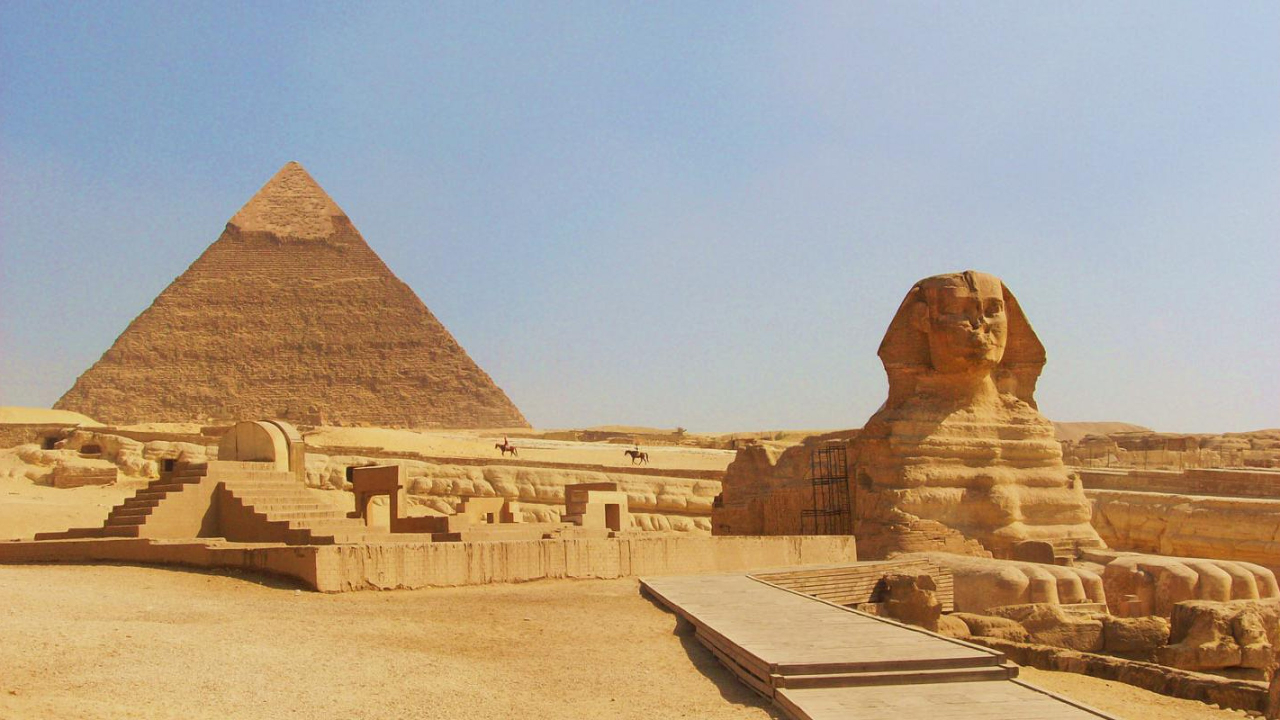
#> input picture aula-2-transformacao/desafio-2/imagens/gize.png, 1280 x 720 px
$ jupyter execute desafio-2-solucao-colab.ipynb   (shell and % lines are left out)
#> lines starting #> are read from the running program, lines starting #| are printed output that depends on the picture; after the words box and inside, x2 and y2 are one past the last pixel; in counts of white or black regions, pixels touching at a corner belong together
## Desafio 2

> Atenção: este notebook foi desenhado para funcionar no **Google Collab**. Se pretende executar localmente prefira a versão local deste notebook, sem o sufixo ```-collab```.

Dado a imagem abaixo (no repositório “imagens/gize.png”), realize a extração da pirâmide, por meio de uma máscara poligonal, para uma outra imagem com fundo na cor verde.

## 1. Requerimentos

Todas as bibliotecas já estão instaladas no Google Colab.

* OpenCV >= 3.4.3
* Matplotlib >= 3.1.3
* Seaborn >= 0.0.10
* Numpy >= 1.18.1

### 1.2 Arquivos

Baixe o repositório do GitHub utilizando o comando abaixo. Em caso de atualização, utilize o comando para apagar o diretório antes.

Vamos agora posicionar o diretório do repositório para a aula respectiva. Nesse caso envie o comando de mudança de diretório.

[cell 1]
%cd fiap-ml-visao-computacional/aula-2-transformacao/desafio-2/

Importação das bibliotecas.

[cell 2]
import numpy as np
import matplotlib.pyplot as plt
import seaborn as sns
import cv2

#Exibição na mesma tela do Jupyter

plt.style.use('seaborn')
sns.set_style("whitegrid", {'axes.grid' : False})

## 2. Solução

Carregando a imagem original.

[cell 3]
imagem = cv2.imread("imagens/gize.png")
#> imagem is the input picture: shape (720, 1280, 3); mean B, G, R 140.3, 159, 174.3
imagem = cv2.cvtColor(imagem, cv2.COLOR_BGR2RGB)

plt.figure(figsize=(20,10))
plt.imshow(imagem)
plt.title("Pirâmide")

Aplicando a máscara para realizar a subtração.

[cell 4]
imagem_colorida = imagem.copy()

height = imagem.shape[0]
#> height = 720
width = imagem.shape[1]
#> width = 1280

mascara = np.zeros((height, width), dtype=np.uint8)
pontos = np.array([[60,410], [300,150], [520,420]], np.int32)
cv2.fillPoly(mascara, [pontos], (100, 50, 200))
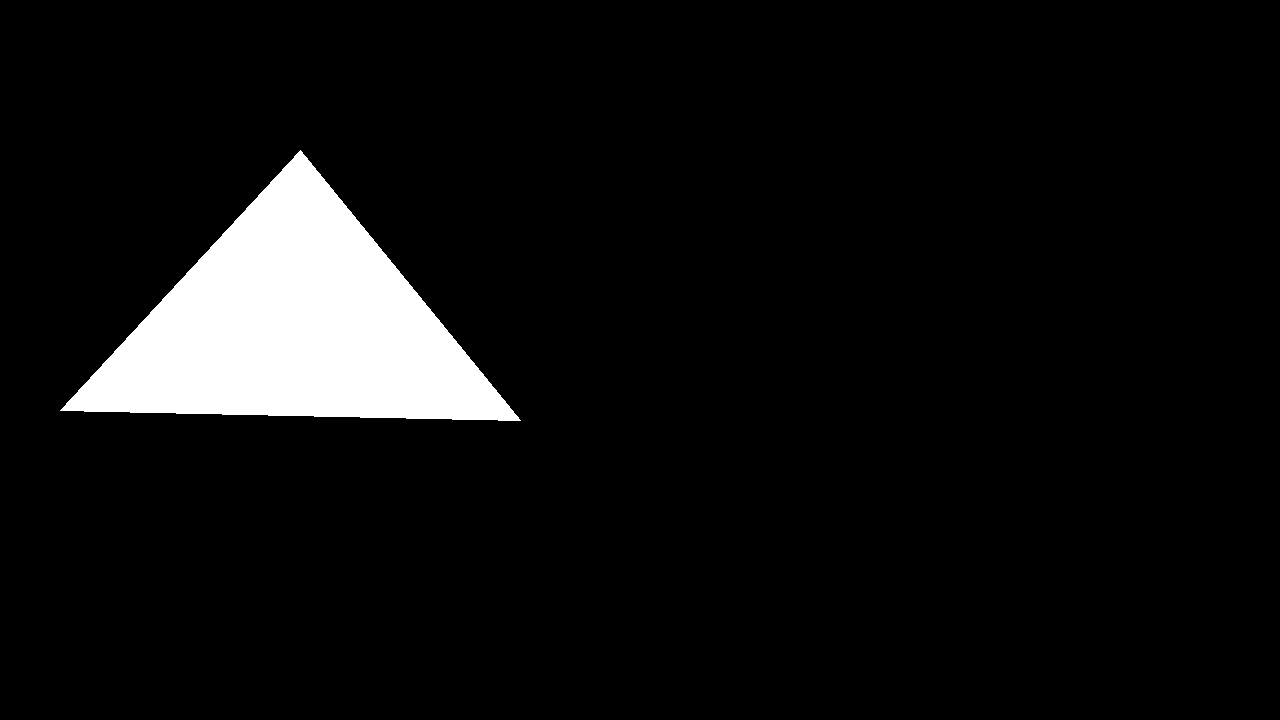
#> mascara: shape (720, 1280); values 0 (black) and 100 (white), 6.7% white; 1 white region, box (x1, y1, x2, y2) and area: (60, 150, 521, 421) 61491

plt.figure(figsize=(20,10))
plt.imshow(mascara, cmap="gray")
plt.title("Máscara de Pirâmide")

Realizando a operação de subtração.
*Neste [exemplo](https://docs.opencv.org/3.2.0/d0/d86/tutorial_py_image_arithmetics.html) da documentação do OpenCV detalha um pouco sobre o uso das máscaras.*

[cell 5]
# A máscara neste caso somente vai combinar na imagem passada os pixels diferente de 0, ou seja,
# exatamente a pirâmide extraída

imagem_extraida = cv2.bitwise_and(imagem_colorida,imagem_colorida,mask=mascara)
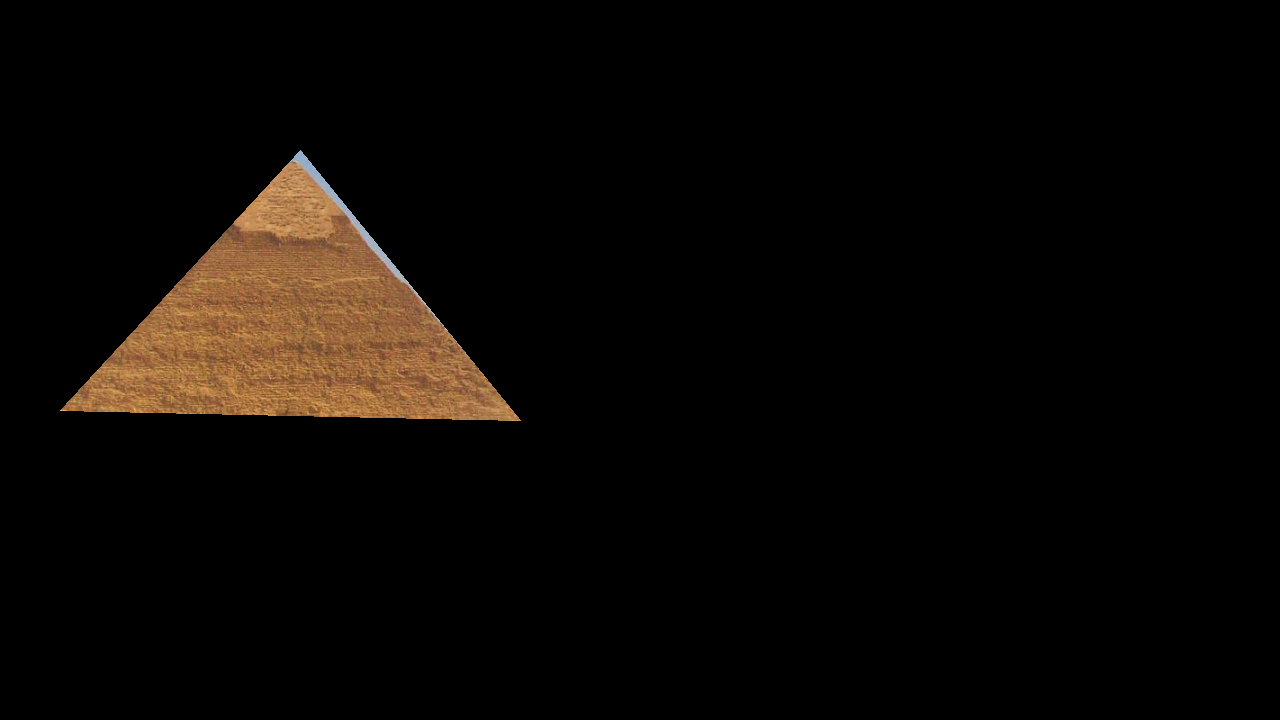
#> imagem_extraida: shape (720, 1280, 3); mean R, G, B 10.8, 7.5, 4.5

plt.figure(figsize=(20,10))
plt.imshow(imagem_extraida)
plt.title("Imagem Extra'dia")

Substituindo o valor preto (zerado) para outra cor, neste caso verde.

[cell 6]
imagem_extraida[np.where((imagem_extraida == [0,0,0]).all(axis = 2))] = [0,255,0]
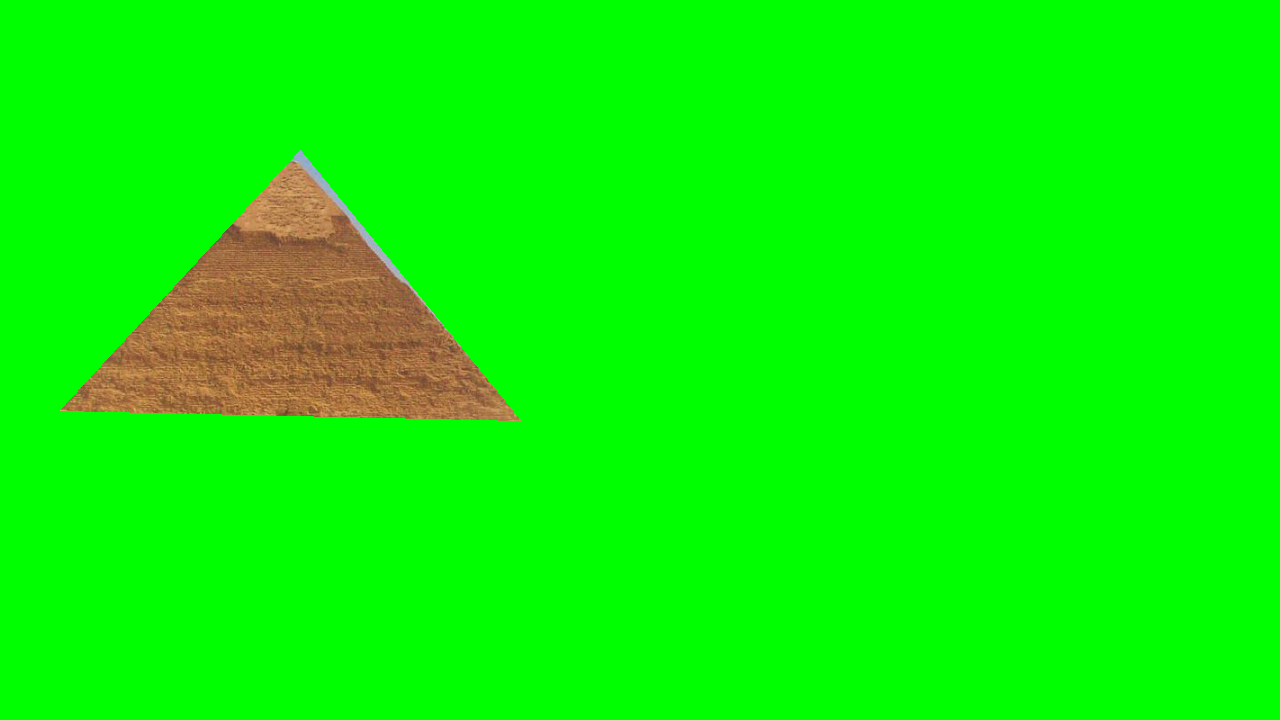
#> imagem_extraida: shape (720, 1280, 3); mean R, G, B 10.8, 245.5, 4.5

plt.figure(figsize=(20,10))
plt.imshow(imagem_extraida)
plt.title("Pirâmide Extraída")
